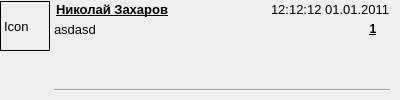
<?xml version="1.0" encoding="UTF-8"?>
<ui version="4.0">
 <class>Form</class>
 <widget class="QWidget" name="Form">
  <property name="geometry">
   <rect>
    <x>0</x>
    <y>0</y>
    <width>400</width>
    <height>100</height>
   </rect>
  </property>
  <property name="sizePolicy">
   <sizepolicy hsizetype="Fixed" vsizetype="Fixed">
    <horstretch>0</horstretch>
    <verstretch>0</verstretch>
   </sizepolicy>
  </property>
  <property name="minimumSize">
   <size>
    <width>400</width>
    <height>100</height>
   </size>
  </property>
  <property name="maximumSize">
   <size>
    <width>400</width>
    <height>100</height>
   </size>
  </property>
  <property name="windowTitle">
   <string>Form</string>
  </property>
  <property name="autoFillBackground">
   <bool>true</bool>
  </property>
  <property name="styleSheet">
   <string notr="true"/>
  </property>
  <layout class="QHBoxLayout" name="horizontalLayout_2">
   <property name="spacing">
    <number>0</number>
   </property>
   <property name="leftMargin">
    <number>0</number>
   </property>
   <property name="topMargin">
    <number>1</number>
   </property>
   <property name="rightMargin">
    <number>10</number>
   </property>
   <property name="bottomMargin">
    <number>1</number>
   </property>
   <item>
    <layout class="QHBoxLayout" name="horizontalLayout" stretch="0,0">
     <property name="spacing">
      <number>0</number>
     </property>
     <property name="sizeConstraint">
      <enum>QLayout::SetDefaultConstraint</enum>
     </property>
     <property name="leftMargin">
      <number>0</number>
     </property>
     <property name="topMargin">
      <number>0</number>
     </property>
     <property name="rightMargin">
      <number>0</number>
     </property>
     <property name="bottomMargin">
      <number>3</number>
     </property>
     <item>
      <layout class="QVBoxLayout" name="verticalLayout_2">
       <property name="spacing">
        <number>0</number>
       </property>
       <property name="rightMargin">
        <number>4</number>
       </property>
       <item>
        <widget class="QLabel" name="iconLabel">
         <property name="sizePolicy">
          <sizepolicy hsizetype="Fixed" vsizetype="Fixed">
           <horstretch>0</horstretch>
           <verstretch>0</verstretch>
          </sizepolicy>
         </property>
         <property name="minimumSize">
          <size>
           <width>50</width>
           <height>50</height>
          </size>
         </property>
         <property name="maximumSize">
          <size>
           <width>50</width>
           <height>50</height>
          </size>
         </property>
         <property name="baseSize">
          <size>
           <width>0</width>
           <height>0</height>
          </size>
         </property>
         <property name="font">
          <font>
           <pointsize>10</pointsize>
          </font>
         </property>
         <property name="frameShape">
          <enum>QFrame::Box</enum>
         </property>
         <property name="text">
          <string>Icon</string>
         </property>
        </widget>
       </item>
       <item>
        <spacer name="verticalSpacer">
         <property name="orientation">
          <enum>Qt::Vertical</enum>
         </property>
         <property name="sizeHint" stdset="0">
          <size>
           <width>20</width>
           <height>0</height>
          </size>
         </property>
        </spacer>
       </item>
      </layout>
     </item>
     <item>
      <layout class="QVBoxLayout" name="verticalLayout">
       <property name="spacing">
        <number>3</number>
       </property>
       <item>
        <layout class="QHBoxLayout" name="horizontalLayout_4">
         <property name="spacing">
          <number>0</number>
         </property>
         <property name="leftMargin">
          <number>2</number>
         </property>
         <item>
          <widget class="QLabel" name="titleLabel">
           <property name="sizePolicy">
            <sizepolicy hsizetype="Expanding" vsizetype="Fixed">
             <horstretch>0</horstretch>
             <verstretch>0</verstretch>
            </sizepolicy>
           </property>
           <property name="minimumSize">
            <size>
             <width>0</width>
             <height>16</height>
            </size>
           </property>
           <property name="maximumSize">
            <size>
             <width>320</width>
             <height>16</height>
            </size>
           </property>
           <property name="font">
            <font>
             <pointsize>10</pointsize>
             <weight>75</weight>
             <bold>true</bold>
             <underline>true</underline>
            </font>
           </property>
           <property name="frameShape">
            <enum>QFrame::NoFrame</enum>
           </property>
           <property name="text">
            <string>Николай Захаров</string>
           </property>
           <property name="alignment">
            <set>Qt::AlignLeading|Qt::AlignLeft|Qt::AlignTop</set>
           </property>
          </widget>
         </item>
         <item>
          <widget class="QLabel" name="timeLabel">
           <property name="sizePolicy">
            <sizepolicy hsizetype="Minimum" vsizetype="Fixed">
             <horstretch>0</horstretch>
             <verstretch>0</verstretch>
            </sizepolicy>
           </property>
           <property name="minimumSize">
            <size>
             <width>0</width>
             <height>16</height>
            </size>
           </property>
           <property name="maximumSize">
            <size>
             <width>128</width>
             <height>16</height>
            </size>
           </property>
           <property name="font">
            <font>
             <pointsize>10</pointsize>
            </font>
           </property>
           <property name="frameShape">
            <enum>QFrame::NoFrame</enum>
           </property>
           <property name="text">
            <string>12:12:12 01.01.2011</string>
           </property>
           <property name="alignment">
            <set>Qt::AlignLeading|Qt::AlignLeft|Qt::AlignTop</set>
           </property>
          </widget>
         </item>
        </layout>
       </item>
       <item>
        <layout class="QHBoxLayout" name="horizontalLayout_3">
         <property name="spacing">
          <number>0</number>
         </property>
         <item>
          <widget class="QLabel" name="bodyLabel">
           <property name="sizePolicy">
            <sizepolicy hsizetype="Expanding" vsizetype="Expanding">
             <horstretch>0</horstretch>
             <verstretch>0</verstretch>
            </sizepolicy>
           </property>
           <property name="minimumSize">
            <size>
             <width>128</width>
             <height>62</height>
            </size>
           </property>
           <property name="maximumSize">
            <size>
             <width>500</width>
             <height>62</height>
            </size>
           </property>
           <property name="font">
            <font>
             <pointsize>10</pointsize>
            </font>
           </property>
           <property name="autoFillBackground">
            <bool>true</bool>
           </property>
           <property name="styleSheet">
            <string notr="true"/>
           </property>
           <property name="inputMethodHints">
            <set>Qt::ImhMultiLine</set>
           </property>
           <property name="frameShape">
            <enum>QFrame::NoFrame</enum>
           </property>
           <property name="text">
            <string>asdasd</string>
           </property>
           <property name="textFormat">
            <enum>Qt::AutoText</enum>
           </property>
           <property name="alignment">
            <set>Qt::AlignLeading|Qt::AlignLeft|Qt::AlignTop</set>
           </property>
           <property name="wordWrap">
            <bool>true</bool>
           </property>
           <property name="margin">
            <number>1</number>
           </property>
           <property name="indent">
            <number>-1</number>
           </property>
           <property name="buddy">
            <cstring></cstring>
           </property>
          </widget>
         </item>
         <item>
          <widget class="QLabel" name="unreadLabel">
           <property name="minimumSize">
            <size>
             <width>34</width>
             <height>0</height>
            </size>
           </property>
           <property name="maximumSize">
            <size>
             <width>100</width>
             <height>16777215</height>
            </size>
           </property>
           <property name="font">
            <font>
             <weight>75</weight>
             <italic>false</italic>
             <bold>true</bold>
             <underline>true</underline>
             <strikeout>false</strikeout>
             <stylestrategy>PreferDefault</stylestrategy>
             <kerning>true</kerning>
            </font>
           </property>
           <property name="frameShape">
            <enum>QFrame::NoFrame</enum>
           </property>
           <property name="frameShadow">
            <enum>QFrame::Raised</enum>
           </property>
           <property name="text">
            <string>1</string>
           </property>
           <property name="alignment">
            <set>Qt::AlignHCenter|Qt::AlignTop</set>
           </property>
           <property name="margin">
            <number>5</number>
           </property>
          </widget>
         </item>
        </layout>
       </item>
       <item>
        <widget class="Line" name="line">
         <property name="minimumSize">
          <size>
           <width>0</width>
           <height>4</height>
          </size>
         </property>
         <property name="maximumSize">
          <size>
           <width>16777215</width>
           <height>4</height>
          </size>
         </property>
         <property name="orientation">
          <enum>Qt::Horizontal</enum>
         </property>
        </widget>
       </item>
      </layout>
     </item>
    </layout>
   </item>
  </layout>
 </widget>
 <resources/>
 <connections/>
</ui>
